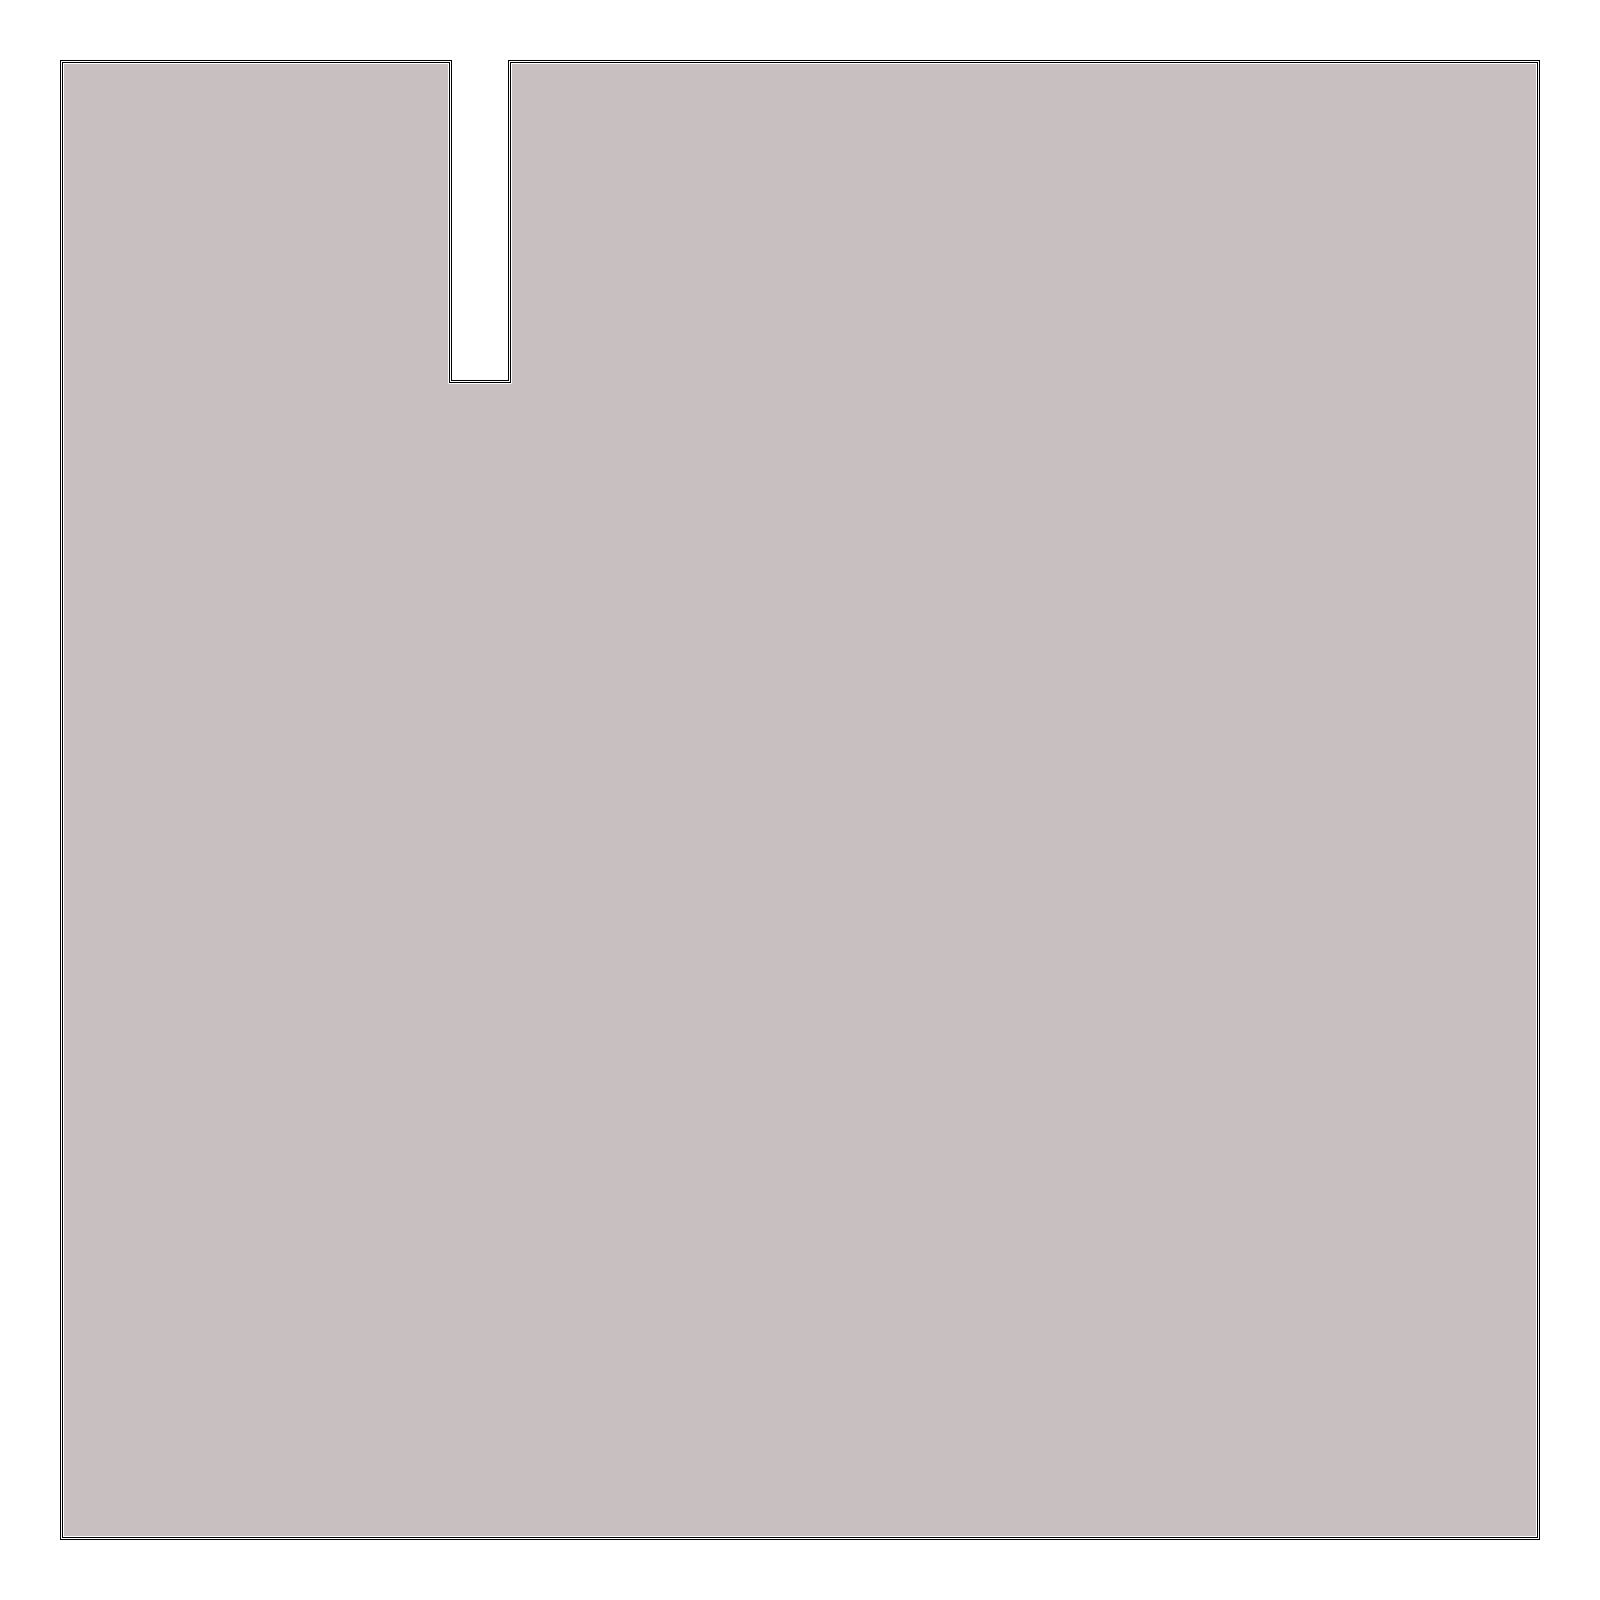

This is a level from a 2D game, rendered from its Tiled map with the project's own tilesets. A one-line summary and the complete map file follow:
An orthogonal 50x50 tile map with 32x32 px tiles, 1 tile layer (terrain).

<map version="1.0" orientation="orthogonal" renderorder="right-down" width="50" height="50" tilewidth="32" tileheight="32" nextobjectid="1">
 <tileset firstgid="1" source="test tileset.tsx" />
 <layer name="terrain" width="50" height="50">
  <data encoding="csv">
2,2,2,2,2,2,2,2,2,2,2,2,2,2,2,2,2,2,2,2,2,2,2,2,2,2,2,2,2,2,2,2,2,2,2,2,2,2,2,2,2,2,2,2,2,2,2,2,2,2,
2,9,11,11,11,11,11,11,11,11,11,11,11,11,10,9,11,11,11,11,11,11,11,11,11,11,11,11,11,11,11,11,11,11,11,11,11,11,11,11,11,11,11,11,11,11,11,11,10,2,
2,5,12,12,12,12,12,12,12,12,12,12,12,12,6,5,12,12,12,12,12,12,12,12,12,12,12,12,12,12,12,12,12,12,12,12,12,12,12,12,12,12,12,12,12,12,12,12,6,2,
2,5,12,12,12,12,12,12,12,12,12,12,12,12,6,5,12,12,12,12,12,12,12,12,12,12,12,12,12,12,12,12,12,12,12,12,12,12,12,12,12,12,12,12,12,12,12,12,6,2,
2,5,12,12,12,12,12,12,12,12,12,12,12,12,6,5,12,12,12,12,12,12,12,12,12,12,12,12,12,12,12,12,12,12,12,12,12,12,12,12,12,12,12,12,12,12,12,12,6,2,
2,5,12,12,12,12,12,12,12,12,12,12,12,12,6,5,12,12,12,12,12,12,12,12,12,12,12,12,12,12,12,12,12,12,12,12,12,12,12,12,12,12,12,12,12,12,12,12,6,2,
2,5,12,12,12,12,12,12,12,12,12,12,12,12,6,5,12,12,12,12,12,12,12,12,12,12,12,12,12,12,12,12,12,12,12,12,12,12,12,12,12,12,12,12,12,12,12,12,6,2,
2,5,12,12,12,12,12,12,12,12,12,12,12,12,6,5,12,12,12,12,12,12,12,12,12,12,12,12,12,12,12,12,12,12,12,12,12,12,12,12,12,12,12,12,12,12,12,12,6,2,
2,5,12,12,12,12,12,12,12,12,12,12,12,12,6,5,12,12,12,12,12,12,12,12,12,12,12,12,12,12,12,12,12,12,12,12,12,12,12,12,12,12,12,12,12,12,12,12,6,2,
2,5,12,12,12,12,12,12,12,12,12,12,12,12,6,5,12,12,12,12,12,12,12,12,12,12,12,12,12,12,12,12,12,12,12,12,12,12,12,12,12,12,12,12,12,12,12,12,6,2,
2,5,12,12,12,12,12,12,12,12,12,12,12,12,6,5,12,12,12,12,12,12,12,12,12,12,12,12,12,12,12,12,12,12,12,12,12,12,12,12,12,12,12,12,12,12,12,12,6,2,
2,5,12,12,12,12,12,12,12,12,12,12,12,12,7,8,12,12,12,12,12,12,12,12,12,12,12,12,12,12,12,12,12,12,12,12,12,12,12,12,12,12,12,12,12,12,12,12,6,2,
2,5,12,12,12,12,12,12,12,12,12,12,12,12,12,12,12,12,12,12,12,12,12,12,12,12,12,12,12,12,12,12,12,12,12,12,12,12,12,12,12,12,12,12,12,12,12,12,6,2,
2,5,12,12,12,12,12,12,12,12,12,12,12,12,12,12,12,12,12,12,12,12,12,12,12,12,12,12,12,12,12,12,12,12,12,12,12,12,12,12,12,12,12,12,12,12,12,12,6,2,
2,5,12,12,12,12,12,12,12,12,12,12,12,12,12,12,12,12,12,12,12,12,12,12,12,12,12,12,12,12,12,12,12,12,12,12,12,12,12,12,12,12,12,12,12,12,12,12,6,2,
2,5,12,12,12,12,12,12,12,12,12,12,12,12,12,12,12,12,12,12,12,12,12,12,12,12,12,12,12,12,12,12,12,12,12,12,12,12,12,12,12,12,12,12,12,12,12,12,6,2,
2,5,12,12,12,12,12,12,12,12,12,12,12,12,12,12,12,12,12,12,12,12,12,12,12,12,12,12,12,12,12,12,12,12,12,12,12,12,12,12,12,12,12,12,12,12,12,12,6,2,
2,5,12,12,12,12,12,12,12,12,12,12,12,12,12,12,12,12,12,12,12,12,12,12,12,12,12,12,12,12,12,12,12,12,12,12,12,12,12,12,12,12,12,12,12,12,12,12,6,2,
2,5,12,12,12,12,12,12,12,12,12,12,12,12,12,12,12,12,12,12,12,12,12,12,12,12,12,12,12,12,12,12,12,12,12,12,12,12,12,12,12,12,12,12,12,12,12,12,6,2,
2,5,12,12,12,12,12,12,12,12,12,12,12,12,12,12,12,12,12,12,12,12,12,12,12,12,12,12,12,12,12,12,12,12,12,12,12,12,12,12,12,12,12,12,12,12,12,12,6,2,
2,5,12,12,12,12,12,12,12,12,12,12,12,12,12,12,12,12,12,12,12,12,12,12,12,12,12,12,12,12,12,12,12,12,12,12,12,12,12,12,12,12,12,12,12,12,12,12,6,2,
2,5,12,12,12,12,12,12,12,12,12,12,12,12,12,12,12,12,12,12,12,12,12,12,12,12,12,12,12,12,12,12,12,12,12,12,12,12,12,12,12,12,12,12,12,12,12,12,6,2,
2,5,12,12,12,12,12,12,12,12,12,12,12,12,12,12,12,12,12,12,12,12,12,12,12,12,12,12,12,12,12,12,12,12,12,12,12,12,12,12,12,12,12,12,12,12,12,12,6,2,
2,5,12,12,12,12,12,12,12,12,12,12,12,12,12,12,12,12,12,12,12,12,12,12,12,12,12,12,12,12,12,12,12,12,12,12,12,12,12,12,12,12,12,12,12,12,12,12,6,2,
2,5,12,12,12,12,12,12,12,12,12,12,12,12,12,12,12,12,12,12,12,12,12,12,12,12,12,12,12,12,12,12,12,12,12,12,12,12,12,12,12,12,12,12,12,12,12,12,6,2,
2,5,12,12,12,12,12,12,12,12,12,12,12,12,12,12,12,12,12,12,12,12,12,12,12,12,12,12,12,12,12,12,12,12,12,12,12,12,12,12,12,12,12,12,12,12,12,12,6,2,
2,5,12,12,12,12,12,12,12,12,12,12,12,12,12,12,12,12,12,12,12,12,12,12,12,12,12,12,12,12,12,12,12,12,12,12,12,12,12,12,12,12,12,12,12,12,12,12,6,2,
2,5,12,12,12,12,12,12,12,12,12,12,12,12,12,12,12,12,12,12,12,12,12,12,12,12,12,12,12,12,12,12,12,12,12,12,12,12,12,12,12,12,12,12,12,12,12,12,6,2,
2,5,12,12,12,12,12,12,12,12,12,12,12,12,12,12,12,12,12,12,12,12,12,12,12,12,12,12,12,12,12,12,12,12,12,12,12,12,12,12,12,12,12,12,12,12,12,12,6,2,
2,5,12,12,12,12,12,12,12,12,12,12,12,12,12,12,12,12,12,12,12,12,12,12,12,12,12,12,12,12,12,12,12,12,12,12,12,12,12,12,12,12,12,12,12,12,12,12,6,2,
2,5,12,12,12,12,12,12,12,12,12,12,12,12,12,12,12,12,12,12,12,12,12,12,12,12,12,12,12,12,12,12,12,12,12,12,12,12,12,12,12,12,12,12,12,12,12,12,6,2,
2,5,12,12,12,12,12,12,12,12,12,12,12,12,12,12,12,12,12,12,12,12,12,12,12,12,12,12,12,12,12,12,12,12,12,12,12,12,12,12,12,12,12,12,12,12,12,12,6,2,
2,5,12,12,12,12,12,12,12,12,12,12,12,12,12,12,12,12,12,12,12,12,12,12,12,12,12,12,12,12,12,12,12,12,12,12,12,12,12,12,12,12,12,12,12,12,12,12,6,2,
2,5,12,12,12,12,12,12,12,12,12,12,12,12,12,12,12,12,12,12,12,12,12,12,12,12,12,12,12,12,12,12,12,12,12,12,12,12,12,12,12,12,12,12,12,12,12,12,6,2,
2,5,12,12,12,12,12,12,12,12,12,12,12,12,12,12,12,12,12,12,12,12,12,12,12,12,12,12,12,12,12,12,12,12,12,12,12,12,12,12,12,12,12,12,12,12,12,12,6,2,
2,5,12,12,12,12,12,12,12,12,12,12,12,12,12,12,12,12,12,12,12,12,12,12,12,12,12,12,12,12,12,12,12,12,12,12,12,12,12,12,12,12,12,12,12,12,12,12,6,2,
2,5,12,12,12,12,12,12,12,12,12,12,12,12,12,12,12,12,12,12,12,12,12,12,12,12,12,12,12,12,12,12,12,12,12,12,12,12,12,12,12,12,12,12,12,12,12,12,6,2,
2,5,12,12,12,12,12,12,12,12,12,12,12,12,12,12,12,12,12,12,12,12,12,12,12,12,12,12,12,12,12,12,12,12,12,12,12,12,12,12,12,12,12,12,12,12,12,12,6,2,
2,5,12,12,12,12,12,12,12,12,12,12,12,12,12,12,12,12,12,12,12,12,12,12,12,12,12,12,12,12,12,12,12,12,12,12,12,12,12,12,12,12,12,12,12,12,12,12,6,2,
2,5,12,12,12,12,12,12,12,12,12,12,12,12,12,12,12,12,12,12,12,12,12,12,12,12,12,12,12,12,12,12,12,12,12,12,12,12,12,12,12,12,12,12,12,12,12,12,6,2,
2,5,12,12,12,12,12,12,12,12,12,12,12,12,12,12,12,12,12,12,12,12,12,12,12,12,12,12,12,12,12,12,12,12,12,12,12,12,12,12,12,12,12,12,12,12,12,12,6,2,
2,5,12,12,12,12,12,12,12,12,12,12,12,12,12,12,12,12,12,12,12,12,12,12,12,12,12,12,12,12,12,12,12,12,12,12,12,12,12,12,12,12,12,12,12,12,12,12,6,2,
2,5,12,12,12,12,12,12,12,12,12,12,12,12,12,12,12,12,12,12,12,12,12,12,12,12,12,12,12,12,12,12,12,12,12,12,12,12,12,12,12,12,12,12,12,12,12,12,6,2,
2,5,12,12,12,12,12,12,12,12,12,12,12,12,12,12,12,12,12,12,12,12,12,12,12,12,12,12,12,12,12,12,12,12,12,12,12,12,12,12,12,12,12,12,12,12,12,12,6,2,
2,5,12,12,12,12,12,12,12,12,12,12,12,12,12,12,12,12,12,12,12,12,12,12,12,12,12,12,12,12,12,12,12,12,12,12,12,12,12,12,12,12,12,12,12,12,12,12,6,2,
2,5,12,12,12,12,12,12,12,12,12,12,12,12,12,12,12,12,12,12,12,12,12,12,12,12,12,12,12,12,12,12,12,12,12,12,12,12,12,12,12,12,12,12,12,12,12,12,6,2,
2,5,12,12,12,12,12,12,12,12,12,12,12,12,12,12,12,12,12,12,12,12,12,12,12,12,12,12,12,12,12,12,12,12,12,12,12,12,12,12,12,12,12,12,12,12,12,12,6,2,
2,5,12,12,12,12,12,12,12,12,12,12,12,12,12,12,12,12,12,12,12,12,12,12,12,12,12,12,12,12,12,12,12,12,12,12,12,12,12,12,12,12,12,12,12,12,12,12,6,2,
2,13,15,15,15,15,15,15,15,15,15,15,15,15,15,15,15,15,15,15,15,15,15,15,15,15,15,15,15,15,15,15,15,15,15,15,15,15,15,15,15,15,15,15,15,15,15,15,14,2,
2,2,2,2,2,2,2,2,2,2,2,2,2,2,2,2,2,2,2,2,2,2,2,2,2,2,2,2,2,2,2,2,2,2,2,2,2,2,2,2,2,2,2,2,2,2,2,2,2,2
</data>
 </layer>
</map>